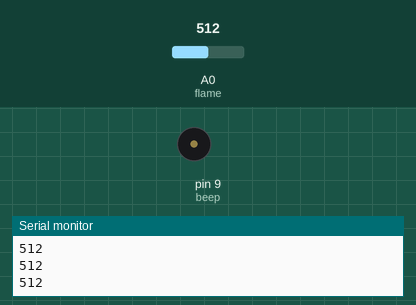
Simulated run of this sketch. Board: Arduino Uno, built with avr-gcc and run on an emulated ATmega328P. Parts: buzzer (waves = sounding, pin HIGH), the last lines printed to the serial monitor. The inputs (shaded band) are chosen by the test bench; at power-on: A0 (flame) = 512.

Above: at 1.3 s.
1.4 s: A0 (flame) set to 587
2.9 s: A0 (flame) set to 609
At 3.8 s:
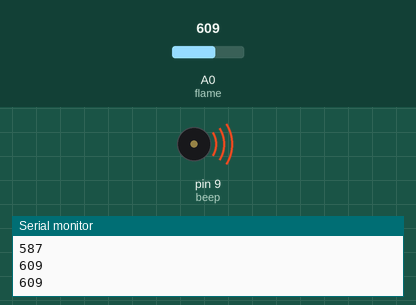
4.5 s: A0 (flame) set to 590
At 5.0 s:
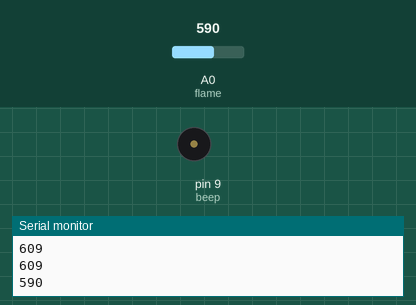
6.0 s: A0 (flame) set to 610
At 7.4 s:
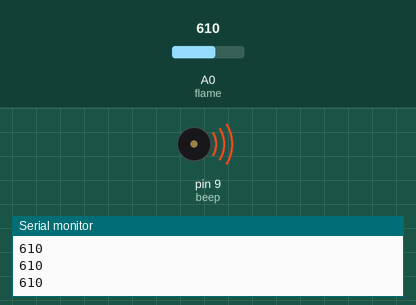
Timing chart, 0 to 8.5 s (numbered marks = the images above; inputs shaded):
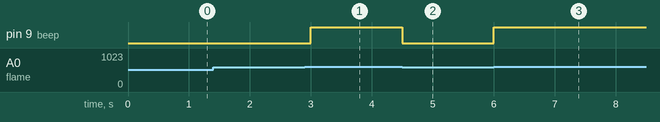

The sketch:

Flame_sensor.ino
```cpp
int flame = 0; // select analog pin 0 for the sensor
int beep = 9;  // select digital pin 0 for the buzzer
int val = 0;   // initialize variable

void setup() {
  pinMode(beep, OUTPUT);
  pinMode(flame, INPUT);
  Serial.begin(9600);
}

void loop() {
  val = analogRead(flame); // read the analog value of the sensor
  Serial.println(val);
  if (val >= 600)
  {
    digitalWrite(beep, HIGH);
  } else
  {
    digitalWrite(beep, LOW);
  }
  delay(500);

}
```

Measured:
- the behaviour switches between 599 and 600 on A0 (flame) (found by bisection; images 0 and 1)
- after the input at 2.9 s, pin 9 (beep): LOW → HIGH after 0.10 s
- after the input at 4.5 s, pin 9 (beep): HIGH → LOW at once
- after the input at 6.0 s, pin 9 (beep): LOW → HIGH at once
